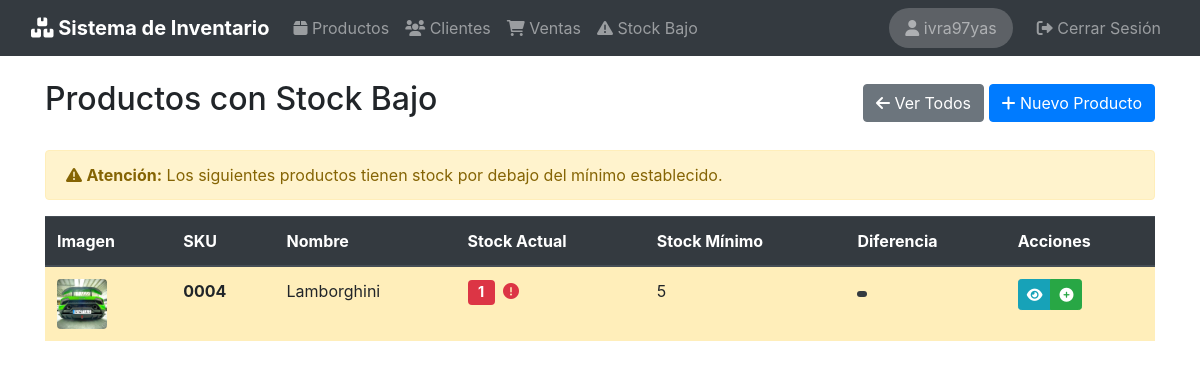
Screenshot of /productos/stock-bajo/ (signed in) with the database file from the repository.
### productos/models.py (models this page shows, shortened)
class Producto(models.Model):
    sku = models.CharField("SKU", max_length=50, unique=True, help_text="Código de identificación único")
    nombre = models.CharField("Nombre", max_length=50)
    descripcion = models.CharField("Descripcion", max_length=200)
    precio = models.DecimalField("Precio", max_digits=10, decimal_places=2)
    stock = models.IntegerField(default=0)
    stock_minimo = models.IntegerField(default=5, verbose_name="Stock Minimo")
    imagen = models.ImageField(
        "Imagen",
        upload_to=get_image_path,
        validators=[validate_image_size],
        blank=True,
        null=True,
        help_text="Formatos permitidos: jpg, png, gif. Tamaño maximo: 5MB"
    )
    fecha_creacion = models.DateTimeField("Fecha de creacion", auto_now_add=True)
    fecha_actualizacion = models.DateTimeField("Fecha de creacion", auto_now=True)
    class Meta:
        verbose_name = 'Producto'
        verbose_name_plural = 'Productos'
        ordering = ['nombre']

### productos/views.py (the view)
# urls.py: path('stock-bajo/', views.StockBajoListView.as_view(), name='stock_bajo_list'),
class StockBajoListView(LoginRequiredMixin, ListView):
    model = Producto
    template_name = "productos/stock_bajo_list.html"
    context_object_name = "productos"
    def get_queryset(self):
        return Producto.objects.filter(stock__lt=F("stock_minimo")).order_by("stock")

### templates/productos/stock_bajo_list.html (shortened to what this page needs)
{% extends 'base.html' %}
{% load bootstrap4 %}
{% block header %}Productos con Stock Bajo{% endblock %}
{% block extra_buttons %}
<div>
    <a href="{% url 'productos:producto_list' %}" class="btn btn-secondary">
        <i class="fas fa-arrow-left"></i> Ver Todos
    </a>
    <a href="{% url 'productos:producto_create' %}" class="btn btn-primary">
        <i class="fas fa-plus"></i> Nuevo Producto
    </a>
</div>
{% endblock %}
{% block content %}
<div class="alert alert-warning">
    <i class="fas fa-exclamation-triangle"></i> <strong>Atención:</strong> Los siguientes productos tienen stock por debajo del mínimo establecido.
</div>
{% if productos %}
<div class="table-responsive">
    <table class="table table-striped table-hover">
        <thead class="thead-dark">
            <tr>
                <th>Imagen</th>
                <th>SKU</th>
                <th>Nombre</th>
                <th>Stock Actual</th>
                <th>Stock Mínimo</th>
                <th>Diferencia</th>
                <th>Acciones</th>
            </tr>
        </thead>
        <tbody>
            {% for producto in productos %}
            <tr class="table-warning">
                <td>
                    {% if producto.imagen %}
                        <img src="{{ producto.imagen.url }}" alt="{{ producto.nombre }}" class="product-img rounded">
                    {% else %}
                        <div class="product-img bg-light d-flex align-items-center justify-content-center rounded">
                            <i class="fas fa-image text-muted"></i>
                        </div>
                    {% endif %}
                </td>
                <td><strong>{{ producto.sku }}</strong></td>
                <td>{{ producto.nombre }}</td>
                <td>
                    <span class="badge badge-danger badge-lg">{{ producto.stock }}</span>
                    <i class="fas fa-exclamation-circle text-danger ml-1"></i>
                </td>
                <td>{{ producto.stock_minimo }}</td>
                <td>
                    <span class="badge badge-dark">
                    </span>
                </td>
                <td>
                    <div class="btn-group btn-group-sm">
                        <a href="{% url 'productos:producto_detail' producto.pk %}" class="btn btn-info" title="Ver detalle">
                            <i class="fas fa-eye"></i>
                        </a>
                        <a href="{% url 'productos:movimiento_create' producto.pk %}" class="btn btn-success" title="Registrar entrada">
                            <i class="fas fa-plus-circle"></i>
                        </a>
                    </div>
                </td>
            </tr>
            {% endfor %}
        </tbody>
    </table>
</div>
{% else %}
<div class="alert alert-success">
    <i class="fas fa-check-circle"></i> ¡Excelente! No hay productos con stock bajo.
</div>
{% endif %}
{% endblock %}

### templates/base.html (shortened to what this page needs)
{% load bootstrap4 %}
{% load static %}
<!DOCTYPE html>
<html lang="es">
<head>
    {% bootstrap_css %}
    <link rel="stylesheet" href="https://cdnjs.cloudflare.com/ajax/libs/font-awesome/6.0.0/css/all.min.css">
</head>
<body>
    <nav class="navbar navbar-expand-lg navbar-dark bg-dark">
        <div class="container-fluid">
            <a class="navbar-brand" href="{% url 'productos:producto_list' %}">
                <i class="fas fa-boxes"></i> Sistema de Inventario
            </a>
            <div class="collapse navbar-collapse" id="navbarNav">
                <ul class="navbar-nav mr-auto">
                    <li class="nav-item">
                        <a class="nav-link" href="{% url 'productos:producto_list' %}">
                            <i class="fas fa-box"></i> Productos
                        </a>
                    </li>
                    <li class="nav-item">
                        <a class="nav-link" href="{% url 'clientes:cliente_list' %}">
                            <i class="fas fa-users"></i> Clientes
                        </a>
                    </li>
                    <li class="nav-item">
                        <a class="nav-link" href="{% url 'ventas:venta_list' %}">
                            <i class="fas fa-shopping-cart"></i> Ventas
                        </a>
                    </li>
                    <li class="nav-item">
                        <a class="nav-link" href="{% url 'productos:stock_bajo_list' %}">
                            <i class="fas fa-exclamation-triangle"></i> Stock Bajo
                        </a>
                    </li>
                </ul>
                <ul class="navbar-nav ml-auto">
                    {% if user.is_authenticated %}
                    <li class="nav-item">
                        <span class="navbar-text user-badge mr-3">
                            <i class="fas fa-user"></i> {{ user.username }}
                        </span>
                    </li>
                    <li class="nav-item">
                        <a class="nav-link" href="{% url 'account_logout' %}">
                            <i class="fas fa-sign-out-alt"></i> Cerrar Sesión
                        </a>
                    </li>
                    {% else %}
                    <li class="nav-item">
                        <a class="nav-link" href="{% url 'account_login' %}">
                            <i class="fas fa-sign-in-alt"></i> Iniciar Sesión
                        </a>
                    </li>
                    {% endif %}
                </ul>
            </div>
        </div>
    </nav>
    <div class="container mt-4">
        {% block page_header %}
        <div class="d-flex justify-content-between align-items-center mb-4">
            <h2>{% block header %}{% endblock %}</h2>
            {% block extra_buttons %}{% endblock %}
        </div>
        {% endblock %}
        {% block content %}
        {% endblock %}
    </div>
</body>
</html>

### templates/base.html (style rules this page uses)
.navbar-brand { font-weight: bold; }
.table-responsive { overflow-x: auto; }
.product-img { width: 50px; height: 50px; object-fit: cover; }
.badge-lg { font-size: 0.9rem; padding: 0.35rem 0.65rem; }
.user-badge { background-color: rgba(255, 255, 255, 0.2); padding: 0.5rem 1rem; border-radius: 20px; }

### rows the page displays
Producto: imagen (picture), sku "0004", nombre "Lamborghini", stock "1", stock_minimo "5"

### other values shown
{{ user.username }} "ivra97yas"
